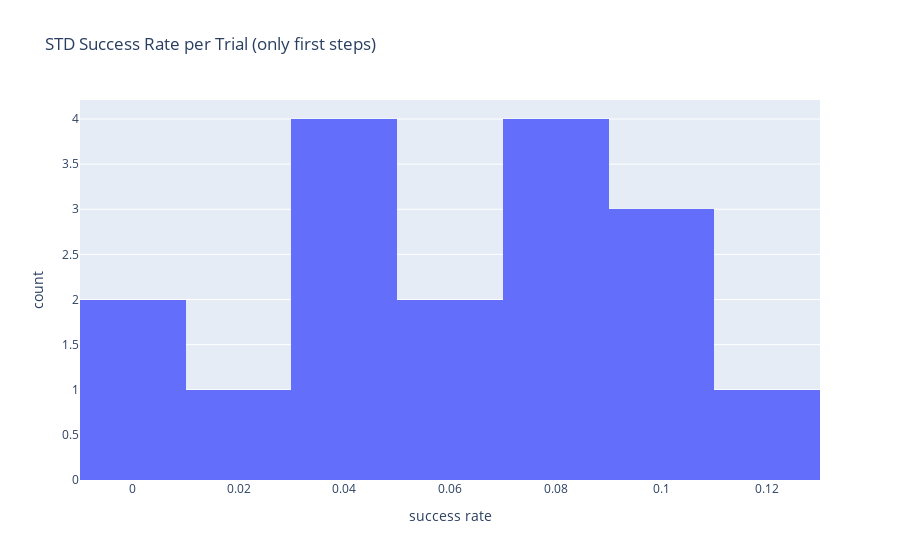

Write notebook code for a chart like this one.
### Code cell
subjects =  list(set([sub for sub, trial in success_per_trial.index]))
subjects.sort()

# calculating std success rate per trial
trials_success_std = {'subject': [], 'success_per_trials_std': []}
for subject in subjects:
    trials_success_std['subject'].append(subject)
    try: 
        success_std = success_per_trial.loc[subject, 'success_per_trial'].std()
        success_std = round(success_std, 5)
        trials_success_std['success_per_trials_std'].append(success_std)
    except:
        trials_success_std['success_per_trials_std'].append(0.0)
  
success_per_trials_std = pd.DataFrame(trials_success_std)

# plotting the std success rates per trial in a histogram
trials_success_std_hist = px.histogram(success_per_trials_std, nbins=10, x="success_per_trials_std"
                   , title='STD Success Rate per Trial (only first steps)', labels={'success_per_trials_std':'success rate'})
trials_success_std_hist.show()

### Figure 1 — Plotly figure (JSON) as saved in the notebook; plotly's stock layout.template omitted (floating-point values rounded to 4 significant figures)
{"data": [{"alignmentgroup": "True", "bingroup": "x", "hovertemplate": "success rate=%{x}<br>count=%{y}<extra></extra>", "legendgroup": "", "marker": {"color": "#636efa", "pattern": {"shape": ""}}, "name": "", "nbinsx": 10, "offsetgroup": "", "orientation": "v", "showlegend": false, "type": "histogram", "x": [0.09305, 0.1119, 0.1003, 0.08067, 0.04124, 0, 0.07594, 0.04826, 0.04033, 0.09631, 0.08067, 0.04033, 0, 0.02916, 0.06319, 0.08067, 0.06879], "xaxis": "x", "yaxis": "y"}], "layout": {"barmode": "relative", "legend": {"tracegroupgap": 0}, "title": {"text": "STD Success Rate per Trial (only first steps)"}, "xaxis": {"anchor": "y", "domain": [0, 1], "title": {"text": "success rate"}}, "yaxis": {"anchor": "x", "domain": [0, 1], "title": {"text": "count"}}}}
